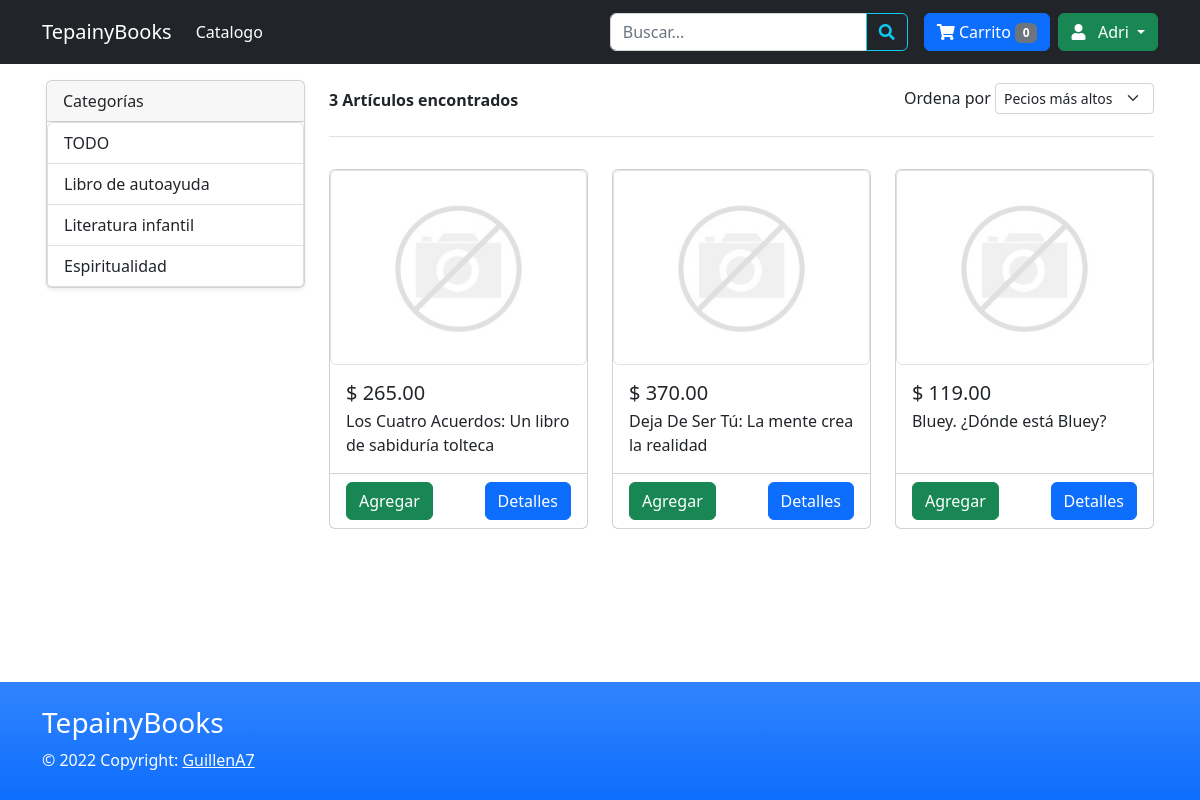
/index.php (signed in), run on the app's committed database.
### tables this page shows
CREATE TABLE `categorias` (
  `id` int(11) NOT NULL,
  `nombre` varchar(50) NOT NULL,
  `activo` tinyint(4) NOT NULL DEFAULT 1
);

CREATE TABLE `productos` (
  `id` int(11) NOT NULL,
  `slug` varchar(120) NOT NULL,
  `nombre` varchar(200) NOT NULL,
  `descripcion` mediumtext NOT NULL,
  `precio` decimal(10,2) NOT NULL,
  `descuento` tinyint(4) NOT NULL DEFAULT 0,
  `stock` int(11) NOT NULL DEFAULT 0,
  `id_categoria` int(11) NOT NULL,
  `activo` int(11) NOT NULL
);

### index.php (the view, shortened to what this page needs)
<?php
$db = new Database();
$con = $db->conectar();
$idCategoria = $_GET['cat'] ?? '';
$orden = $_GET['orden'] ?? '';
$params = [];
$sql = "SELECT id, slug, nombre, precio FROM productos WHERE activo=1";
$query = $con->prepare($sql);
$query->execute($params);
$resultado = $query->fetchAll(PDO::FETCH_ASSOC);
$totalRegistros = count($resultado);
$categoriaSql = $con->prepare("SELECT id, nombre FROM categorias WHERE activo=1");
$categoriaSql->execute();
$categorias = $categoriaSql->fetchAll(PDO::FETCH_ASSOC);
?>
<!DOCTYPE html>
<html lang="es" class="h-100">
<head>
    <link href="css/bootstrap.min.css" rel="stylesheet">
    <link href="css/all.min.css" rel="stylesheet">
    <link href="css/estilos.css" rel="stylesheet">
</head>
<body class="d-flex flex-column h-100">
    <?php include 'menu.php'; ?>
    <main class="flex-shrink-0">
        <div class="container p-3">
            <div class="row">
                <div class="col-12 col-md-3 col-lg-3">
                    <div class="card shadow-sm">
                        <div class="card-header">
                            Categorías
                        </div>
                        <div class="list-group">
                            <a href="index.php" class="list-group-item list-group-item-action">TODO</a>
                            <?php foreach ($categorias as $categoria) { ?>
                                <a href="index.php?cat=<?php echo $categoria['id']; ?>" class="list-group-item list-group-item-action <?php echo ($categoria['id'] == $idCategoria) ? 'active' : ''; ?>">
                                    <?php echo $categoria['nombre']; ?>
                                </a>
                            <?php } ?>
                        </div>
                    </div>
                </div>
                <div class="col-12 col-md-9 col-lg-9">
                    <header class="d-sm-flex align-items-center border-bottom mb-4 pb-3">
                        <strong class="d-block py-2"><?php echo $totalRegistros; ?> Artículos encontrados </strong>
                        <div class="ms-auto">
                            <form action="index.php" id="ordenForm" method="get" onchange="submitForm()">
                                <label for="cbx-orden" class="form-label">Ordena por</label>
                                <select class="form-select d-inline-block w-auto pt-1 form-select-sm" name="orden" id="orden">
                                    <option value="precio_alto" <?php echo ($orden === 'precio_alto') ? 'selected' : ''; ?>>Pecios más altos</option>
                                </select>
                            </form>
                        </div>
                    </header>
                    <div class="row">
                        <?php foreach ($resultado as $row) { ?>
                            <div class="col-lg-4 col-md-6 col-sm-6 d-flex">
                                <div class="card w-100 my-2 shadow-2-strong">
                                    <?php
                                    $id = $row['id'];
                                    $imagen = "images/productos/$id/principal.jpg";
                                    if (!file_exists($imagen)) {
                                        $imagen = "images/no-photo.jpg";
                                    }
                                    ?>
                                    <a href="details/<?php echo $row['slug']; ?>">
                                        <img src="<?php echo $imagen; ?>" class="img-thumbnail" style="max-height: 300px">
                                    </a>
                                    <div class="card-body d-flex flex-column">
                                        <div class="d-flex flex-row">
                                            <h5 class="mb-1 me-1"><?php echo MONEDA . ' ' . number_format($row['precio'], 2, '.', ','); ?></h5>
                                        </div>
                                        <p class="card-text"><?php echo $row['nombre']; ?></p>
                                    </div>
                                    <div class="card-footer bg-transparent">
                                        <div class="d-flex justify-content-between align-items-center">
                                            <a class="btn btn-success" onClick="addProducto(<?php echo $row['id']; ?>)">Agregar</a>
                                            <div class="btn-group">
                                                <a href="details/<?php echo $row['slug']; ?>" class="btn btn-primary">Detalles</a>
                                            </div>
                                        </div>
                                    </div>
                                </div>
                            </div>
                        <?php } ?>
                    </div>
                </div>
            </div>
        </div>
    </main>
    <?php include 'footer.php'; ?>
</body>
</html>

### css/estilos.css (style rules this page uses)
main>.container { padding: 30px 0; }

### data on the page
categorias: nombre "Libro de autoayuda"
categorias: nombre "Literatura infantil"
categorias: nombre "Espiritualidad"
productos: precio "265.00", nombre "Los Cuatro Acuerdos: Un libro de sabiduría tolteca"
productos: precio "370.00", nombre "Deja De Ser Tú: La mente crea la realidad"
productos: precio "119.00", nombre "Bluey. ¿Dónde está Bluey?"

### other printed values
$num_cart "0"
$_SESSION['user_name'] "Adri"
$totalRegistros "3"
